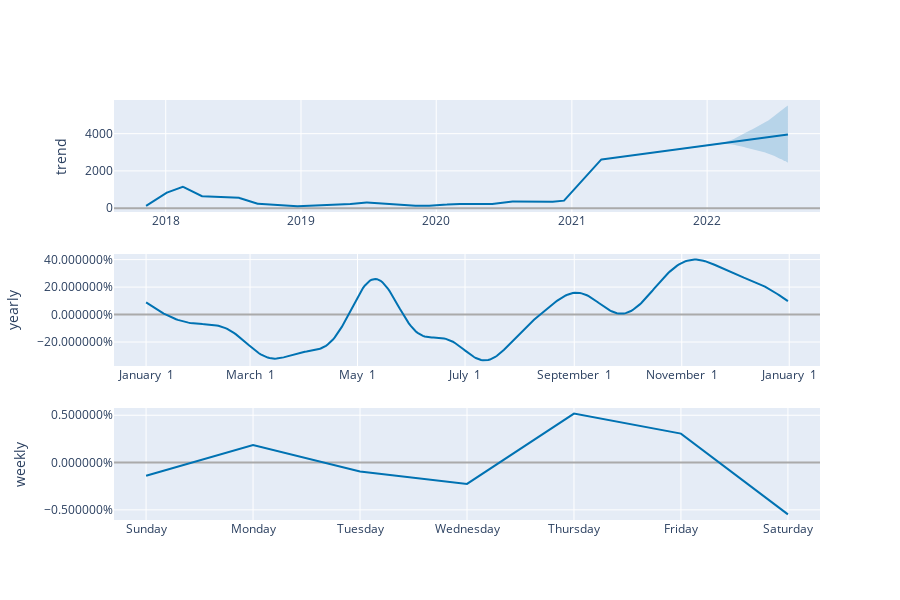

The cell this chart's notebook holds for it:
### Code cell
plot_components_plotly(m, forecast)

### Figure 1 — Plotly figure (JSON) as saved in the notebook; plotly's stock layout.template omitted (floating-point values rounded to 4 significant figures; data arrays with more than 128 entries replaced by an {"elided": "..."} marker saying what was removed)
{"data": [{"line": {"color": "#0072B2", "width": 2}, "mode": "lines", "name": "trend", "type": "scatter", "x": {"elided": "1733 str values"}, "xaxis": "x", "y": {"elided": "1733 float values"}, "yaxis": "y"}, {"line": {"color": "rgba(0, 114, 178, 0.2)", "width": 0}, "mode": "lines", "name": "trend_upper", "type": "scatter", "x": {"elided": "1733 str values"}, "xaxis": "x", "y": {"elided": "1733 float values"}, "yaxis": "y"}, {"fill": "tonexty", "fillcolor": "rgba(0, 114, 178, 0.2)", "line": {"color": "rgba(0, 114, 178, 0.2)", "width": 0}, "mode": "lines", "name": "trend_lower", "type": "scatter", "x": {"elided": "1733 str values"}, "xaxis": "x", "y": {"elided": "1733 float values"}, "yaxis": "y"}, {"line": {"color": "#0072B2", "width": 2}, "mode": "lines", "name": "yearly", "type": "scatter", "x": {"elided": "365 str values"}, "xaxis": "x2", "y": {"elided": "365 float values"}, "yaxis": "y2"}, {"line": {"color": "#0072B2", "width": 2}, "mode": "lines", "name": "weekly", "type": "scatter", "x": ["2017-01-01T00:00:00", "2017-01-02T00:00:00", "2017-01-03T00:00:00", "2017-01-04T00:00:00", "2017-01-05T00:00:00", "2017-01-06T00:00:00", "2017-01-07T00:00:00"], "xaxis": "x3", "y": [-0.001402, 0.001848, -0.0009451, -0.002256, 0.005175, 0.003061, -0.00548], "yaxis": "y3"}], "layout": {"height": 600, "showlegend": false, "width": 900, "xaxis": {"anchor": "y", "domain": [0, 1], "range": ["2017-08-14T09:36:00", "2022-11-01T14:24:00"], "type": "date"}, "xaxis2": {"anchor": "y2", "domain": [0, 1], "range": ["2016-12-13T18:54:02.958904115", "2018-01-18T11:04:57.863013581"], "tickformat": "%B %e", "type": "date"}, "xaxis3": {"anchor": "y3", "domain": [0, 1], "range": ["2016-12-31T16:48:00", "2017-01-07T07:12:00"], "tickformat": "%A", "type": "date"}, "yaxis": {"anchor": "x", "domain": [0.7333, 1], "rangemode": "normal", "title": {"text": "trend"}, "zerolinecolor": "#AAA"}, "yaxis2": {"anchor": "x2", "domain": [0.3667, 0.6333], "hoverformat": ".2%", "tickformat": "%", "title": {"text": "yearly"}, "zerolinecolor": "#AAA"}, "yaxis3": {"anchor": "x3", "domain": [0, 0.2667], "hoverformat": ".2%", "tickformat": "%", "title": {"text": "weekly"}, "zerolinecolor": "#AAA"}}}
